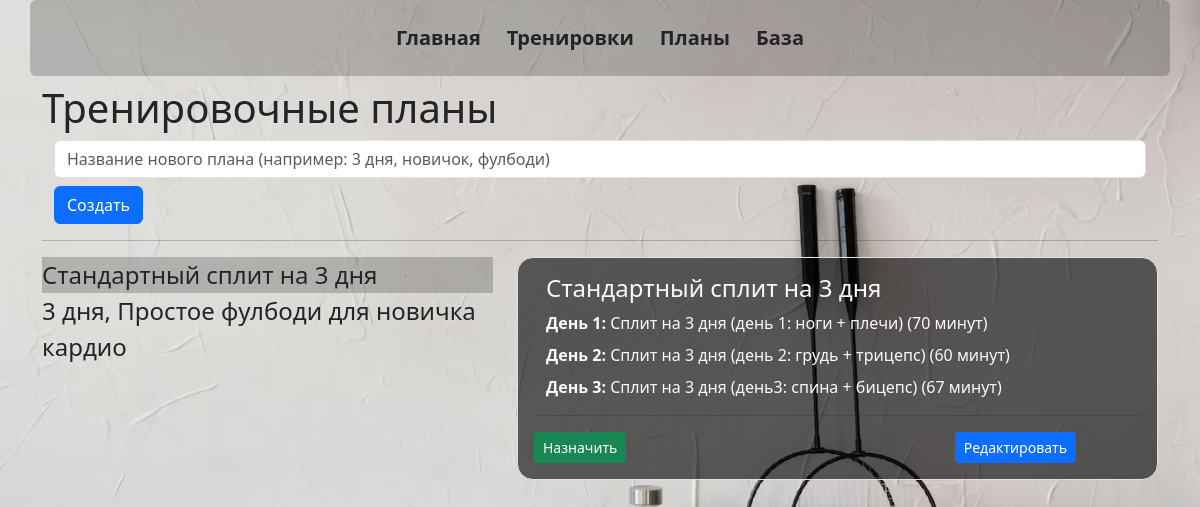
Page /plans_all on the earlier database version.
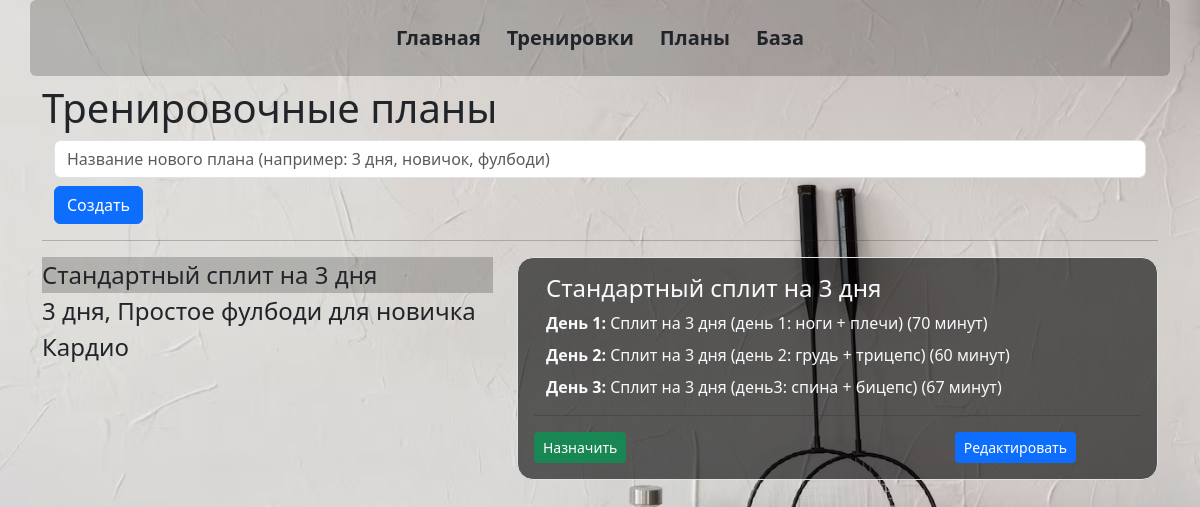
Same page on the later database version.
### _models.py (models this page shows, shortened)
class Plan(db.Model):
    __tablename__ = 'plans'
    id = db.Column(db.Integer, primary_key=True)
    name = db.Column(db.String, default='New Plan')
    owner = db.Column(db.String, default='Admin')
    trainings = relationship('Training', secondary='plan_trainings', back_populates='plans')

class Training(db.Model):
    __tablename__ = 'trainings'
    training_id = db.Column(db.Integer, primary_key=True)
    name = db.Column(db.String(50), nullable=False)
    exercises = relationship('Exercise', secondary='training_exercises', overlaps="trainings")
    user_trainings = relationship('UserTraining', back_populates='training', cascade='all, delete-orphan')
    plans = relationship('Plan', secondary='plan_trainings', back_populates='trainings')

### main.py (the view)
@app.route('/plans_all', methods=['POST', 'GET'])
def plans_all():
    plans = Plan.query.all()
    plan_trainings = Plan_Trainings.query.all()
    trains = Training.query.all()
    trainings_in_plan = {}  # {plan: [trains], ...}
    for plan in plans:
        trainings_in_plan[plan] = []
        for plan_train in plan_trainings:
            for train in trains:
                if train.training_id == plan_train.training_id and plan_train.plan_id == plan.id:
                    train_time = 0
                    for exercise in train.exercises:
                        te = TrainingExercise.query.filter_by(training_id=train.training_id, exercise_id=exercise.exercise_id).first()
                        train_time += te.sets * exercise.time_per_set
                    trainings_in_plan[plan].append([train, train_time])
    return render_template('plans_all.html', trainings_in_plan=trainings_in_plan)

### templates/plans_all.html (shortened to what this page needs)
{% extends 'base.html' %}
{% block body %}
<h1>Тренировочные планы</h1>
<form action="/plan_new/0" method="post">
    <div class="container mb-2">
        <input type="text" name="plan_name" id="plan_name" class="form-control" placeholder="Название нового плана (например: 3 дня, новичок, фулбоди)" required>
    </div>
    <div class="container mb-2">
        <input type="submit" class="btn btn-primary" value="Создать">
    </div>
</form>
<hr>
<div class="row">
    <div class="col-5">
        <div class="list-group" id="list-tab" role="tablist">
        {% for plan, trains in trainings_in_plan.items() %}
          <a class="nav-link {% if loop.index == 1 %} active {% endif %} link-underline link-underline-opacity-0 bg-opacity-0 fs-4" data-bs-toggle="list" href="#plan{{plan.id}}" role="tab">
              {{plan.name}}
          </a>
          {% endfor %}
        </div>
    </div>
    <div class="col-7">
        <div class="tab-content" id="nav-tabContent">
          {% for plan, trains in trainings_in_plan.items() %}
            <div class="tab-pane fade {% if loop.index == 1 %} show active {% endif %} border rounded-4 bg-opacity-60 p-3" id="plan{{plan.id}}" role="tabpanel" >
                <div class="container text-light">
                <h4>{{plan.name}}</h4>
                    </div>
                {% for i in range(trains|length) %}
                <div class="container mb-2 text-light">
                    <b>День {{i+1}}: </b> {{trains[i][0].name}} ({{ trains[i][1] }} минут)
                </div>
                {% endfor %}
                <hr>
                <div class="row">
                    <div class="col-8">
                        <a href="/assign_training/{{plan.id}}" class="btn btn-success btn-sm">Назначить</a>
                    </div>
                    <div class="col-4">
                        <a href="/plan_new/{{plan.id}}" class="btn btn-primary btn-sm">Редактировать</a>
                    </div>
                </div>
            </div>
          {% endfor %}
        </div>
    </div>
</div>
{% endblock %}

### templates/base.html (shortened to what this page needs)
<!doctype html>
<html lang="ru">
<head>
    <link rel="stylesheet" href="{{ url_for('static', filename='css/bootstrap.min.css' )}}">
    <link rel="stylesheet" href="{{ url_for('static', filename='css/main.css' )}}">
</head>
<body>
    <div class="container text-primary bg-opacity-20 rounded-2">
        <header class="d-flex py-3 mb-2 fs-5 fw-semibold" >
            <ul class="nav nav-pills flex-grow-1 justify-content-center">
                <li class="nav-item"><a href="/" class="fs-5 fw-semibold btn">Главная</a></li>
                <li class="nav-item"><a href="/new_train" class="fs-5 fw-semibold btn">Тренировки</a></li>
                <li class="nav-item"><a href="/plans_all" class="fs-5 fw-semibold btn">Планы</a></li>
                <li class="nav-item"><a href="/migration" class="fs-5 fw-semibold btn">База</a></li>
            </ul>
        </header>
    </div>
    <div class="container">
        {% block body %}{% endblock %}
    </div>
</body>
</html>

### static/css/main.css (style rules this page uses)
body { background-image: url('../imgs/background.jpg'); background-size: cover; background-repeat: no-repeat; background-attachment: fixed; }
.bg-opacity-20 { background-color: rgba(0, 0, 0, 0.2); }
.bg-opacity-60 { background-color: rgba(0, 0, 0, 0.6); }
.bg-opacity-0 { background-color: rgba(0, 0, 0, 0); transition: background-color 0.3s; }
.nav-link.active { background-color: rgba(0, 0, 0, 0.2); }

Differences in the rows shown:
changed Plan: name "кардио" → "Кардио"
